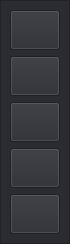
              <widget class="QFrame" name="frame_left_menu">
               <property name="minimumSize">
                <size>
                 <width>70</width>
                 <height>0</height>
                </size>
               </property>
               <property name="maximumSize">
                <size>
                 <width>70</width>
                 <height>16777215</height>
                </size>
               </property>
               <property name="styleSheet">
                <string notr="true">background-color: rgb(43, 44, 50);</string>
               </property>
               <property name="frameShape">
                <enum>QFrame::StyledPanel</enum>
               </property>
               <property name="frameShadow">
                <enum>QFrame::Raised</enum>
               </property>
               <layout class="QVBoxLayout" name="verticalLayout_6">
                <property name="spacing">
                 <number>0</number>
                </property>
                <property name="leftMargin">
                 <number>0</number>
                </property>
                <property name="topMargin">
                 <number>0</number>
                </property>
                <property name="rightMargin">
                 <number>0</number>
                </property>
                <property name="bottomMargin">
                 <number>0</number>
                </property>
                <item alignment="Qt::AlignTop">
                 <widget class="QFrame" name="frame_top_menus">
                  <property name="frameShape">
                   <enum>QFrame::NoFrame</enum>
                  </property>
                  <property name="frameShadow">
                   <enum>QFrame::Raised</enum>
                  </property>
                  <layout class="QVBoxLayout" name="verticalLayout_7">
                   <item>
                    <widget class="QPushButton" name="home_page">
                     <property name="minimumSize">
                      <size>
                       <width>0</width>
                       <height>40</height>
                      </size>
                     </property>
                     <property name="font">
                      <font>
                       <family>Segoe UI</family>
                       <pointsize>10</pointsize>
                      </font>
                     </property>
                     <property name="cursor">
                      <cursorShape>PointingHandCursor</cursorShape>
                     </property>
                     <property name="toolTip">
                      <string>Home</string>
                     </property>
                     <property name="toolTipDuration">
                      <number>-4</number>
                     </property>
                     <property name="styleSheet">
                      <string notr="true">QPushButton{
color: rgb(120, 120, 175);
}
QPushButton:hover{
background-color: rgb(120, 120, 175);
	color: rgb(0, 0, 0);
}
</string>
                     </property>
                     <property name="text">
                      <string/>
                     </property>
                     <property name="icon">
                      <iconset>
                       <normaloff>D:/İndirilenler/home (2).png</normaloff>D:/İndirilenler/home (2).png</iconset>
                     </property>
                     <property name="iconSize">
                      <size>
                       <width>28</width>
                       <height>28</height>
                      </size>
                     </property>
                    </widget>
                   </item>
                   <item>
                    <widget class="QPushButton" name="recognition_page">
                     <property name="minimumSize">
                      <size>
                       <width>0</width>
                       <height>40</height>
                      </size>
                     </property>
                     <property name="font">
                      <font>
                       <family>Segoe UI</family>
                       <pointsize>10</pointsize>
                      </font>
                     </property>
                     <property name="cursor">
                      <cursorShape>PointingHandCursor</cursorShape>
                     </property>
                     <property name="toolTip">
                      <string>Recognition</string>
                     </property>
                     <property name="styleSheet">
                      <string notr="true">QPushButton{
color: rgb(120, 120, 175);
}
QPushButton:hover{
background-color: rgb(120, 120, 175);
	color: rgb(0, 0, 0);
}</string>
                     </property>
                     <property name="text">
                      <string/>
                     </property>
                     <property name="icon">
                      <iconset>
                       <normaloff>D:/İndirilenler/user.png</normaloff>D:/İndirilenler/user.png</iconset>
                     </property>
                     <property name="iconSize">
                      <size>
                       <width>28</width>
                       <height>28</height>
                      </size>
                     </property>
                    </widget>
                   </item>
                   <item>
                    <widget class="QPushButton" name="registration_page">
                     <property name="minimumSize">
                      <size>
                       <width>0</width>
                       <height>40</height>
                      </size>
                     </property>
                     <property name="font">
                      <font>
                       <family>Segoe UI</family>
                       <pointsize>10</pointsize>
                      </font>
                     </property>
                     <property name="cursor">
                      <cursorShape>PointingHandCursor</cursorShape>
                     </property>
                     <property name="mouseTracking">
                      <bool>false</bool>
                     </property>
                     <property name="toolTip">
                      <string>Registration</string>
                     </property>
                     <property name="layoutDirection">
                      <enum>Qt::LeftToRight</enum>
                     </property>
                     <property name="styleSheet">
                      <string notr="true">QPushButton{
color: rgb(120, 120, 175);
}
QPushButton:hover{
background-color: rgb(120, 120, 175);
	color: rgb(0, 0, 0);
}</string>
                     </property>
                     <property name="text">
                      <string/>
                     </property>
                     <property name="icon">
                      <iconset>
                       <normaloff>D:/İndirilenler/add-user.png</normaloff>D:/İndirilenler/add-user.png</iconset>
                     </property>
                     <property name="iconSize">
                      <size>
                       <width>28</width>
                       <height>28</height>
                      </size>
                     </property>
                    </widget>
                   </item>
                   <item>
                    <widget class="QPushButton" name="attendance_page">
                     <property name="minimumSize">
                      <size>
                       <width>0</width>
                       <height>40</height>
                      </size>
                     </property>
                     <property name="font">
                      <font>
                       <family>Segoe UI</family>
                       <pointsize>10</pointsize>
                      </font>
                     </property>
                     <property name="cursor">
                      <cursorShape>PointingHandCursor</cursorShape>
                     </property>
                     <property name="toolTip">
                      <string>Attendance</string>
                     </property>
                     <property name="styleSheet">
                      <string notr="true">QPushButton{
color: rgb(120, 120, 175);
}
QPushButton:hover{
background-color: rgb(120, 120, 175);
	color: rgb(0, 0, 0);
}</string>
                     </property>
                     <property name="text">
                      <string/>
                     </property>
                     <property name="icon">
                      <iconset>
                       <normaloff>D:/İndirilenler/list (1).png</normaloff>D:/İndirilenler/list (1).png</iconset>
                     </property>
                     <property name="iconSize">
                      <size>
                       <width>28</width>
                       <height>28</height>
                      </size>
                     </property>
                    </widget>
                   </item>
                   <item>
                    <widget class="QPushButton" name="help_page">
                     <property name="minimumSize">
                      <size>
                       <width>0</width>
                       <height>40</height>
                      </size>
                     </property>
                     <property name="font">
                      <font>
                       <family>Segoe UI</family>
                       <pointsize>10</pointsize>
                      </font>
                     </property>
                     <property name="cursor">
                      <cursorShape>PointingHandCursor</cursorShape>
                     </property>
                     <property name="toolTip">
                      <string>Help</string>
                     </property>
                     <property name="toolTipDuration">
                      <number>-4</number>
                     </property>
                     <property name="styleSheet">
                      <string notr="true">QPushButton{
color: rgb(120, 120, 175);
}
QPushButton:hover{
background-color: rgb(120, 120, 175);
	color: rgb(0, 0, 0);
}
</string>
                     </property>
                     <property name="text">
                      <string/>
                     </property>
                     <property name="icon">
                      <iconset>
                       <normaloff>D:/İndirilenler/question-mark.png</normaloff>D:/İndirilenler/question-mark.png</iconset>
                     </property>
                     <property name="iconSize">
                      <size>
                       <width>28</width>
                       <height>28</height>
                      </size>
                     </property>
                    </widget>
                   </item>
                  </layout>
                 </widget>
                </item>
               </layout>
              </widget>
